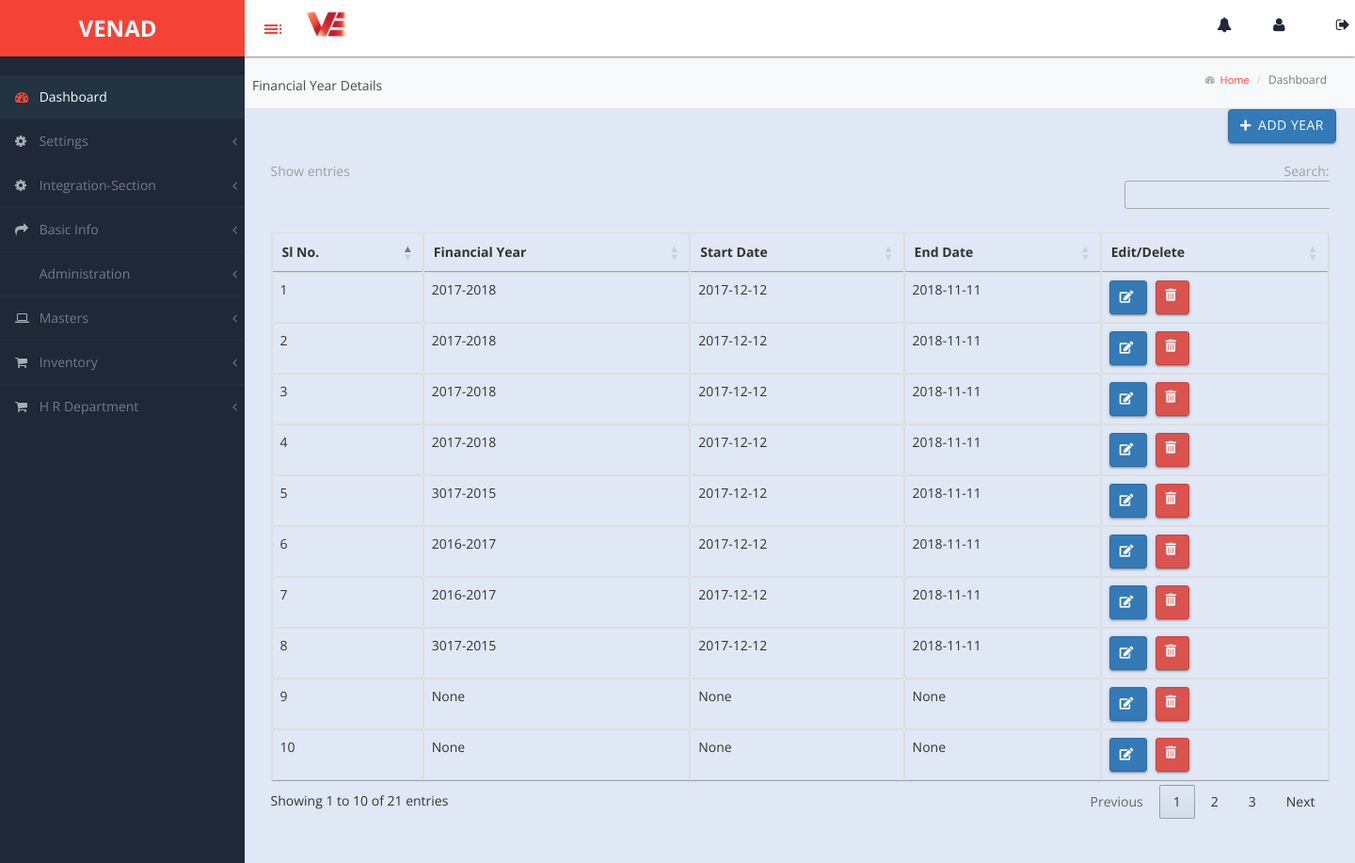
/financialyear/, run on the app's committed database.
### venadapp/models.py (models this page shows)
class FinancialYear(models.Model):
    financial_year = models.CharField(max_length=9, null=True)  # Format: YYYY-YYYY
    start_date = models.CharField(max_length=10, null=True)
    end_date = models.CharField(max_length=10, null=True)

### venadapp/views.py (the view)
# urls.py: path("financialyear/",views.financialyear),
def financialyear(request):
    financial_years = FinancialYear.objects.all()  # Fetch all financial years
    context = {
        'financial_years': financial_years
    }
    return render(request, 'financialyear.html', context)

### templates/financialyear.html (shortened to what this page needs)
<!DOCTYPE html>
{% load static %}
<head>
    <link rel="stylesheet" href="https://cdn.datatables.net/1.11.5/css/jquery.dataTables.min.css">
    <link rel="stylesheet" href="https://cdnjs.cloudflare.com/ajax/libs/font-awesome/5.15.4/css/all.min.css">
</head>
<body>
{% include 'base.html' %}
<div id="page-wrapper">
    <div class="header">
        <div class="navbar2">
            <p class="financial-year">Financial Year Details</p>
            <ol class="breadcrumb">
                <li><i style="font-size: 10px; padding-top: 5px;" class="fa fa-tachometer"></i><a href="#"> &nbsp;&nbsp;Home</a></li>
                <li class="active">Dashboard</li>
            </ol>
        </div>
    </div>
    <div class="container mt-5 position-relative">
        <div class="add-button-container">
            <a href="/financialyearadd/" class="btn btn-primary btn-icon">
                <i class="fas fa-plus"></i> Add Year
            </a>
        </div>
        <div class="row">
            <div class="col-md-12">
                <div class="table-responsive">
                    <table class="table table-bordered" id="financialYearTable">
                        <thead>
                            <tr>
                                <th>Sl No.</th>
                                <th>Financial Year</th>
                                <th>Start Date</th>
                                <th>End Date</th>
                                <th>Edit/Delete</th>
                            </tr>
                        </thead>
                        <tbody>
                            {% for year in financial_years %}
                            <tr>
                                <td>{{ forloop.counter }}</td>
                                <td>{{ year.financial_year }} {% if year.is_active %}<span class="text-success">(Active Year)</span>{% endif %}</td>
                                <td>{{ year.start_date }}</td>
                                <td>{{ year.end_date }}</td>
                                <td>
                                    <form method="post">{% csrf_token %}
                                        <button formaction="/financialyearedit/" class="btn btn-sm btn-primary btn-icon custom-edit-button">
                                            <i class="fas fa-edit"></i>
                                        </button>
                                        <a href="/delrow/{{ year.id }}" class="btn btn-sm btn-danger btn-icon custom-delete-button" onclick="return confirm('Do you want to delete this entry?');">
                                            <i class="fas fa-trash-alt"></i>
                                        </a>
                                    </form>
                                </td>
                            </tr>
                            {% endfor %}
                        </tbody>
                    </table>
                </div>
            </div>
        </div>
    </div>
</div>
</body>
</html>

### templates/base.html (shortened to what this page needs)
<!DOCTYPE html>
{% load static %}
<html xmlns="http://www.w3.org/1999/xhtml">
<head>
    <link rel="stylesheet" href="{% static 'materialize/css/materialize.min.css' %}" media="screen,projection" />
    <link href="{% static 'css/bootstrap.css' %}" rel="stylesheet" />
    <link href="{% static 'css/font-awesome.css' %}" rel="stylesheet" />
    <link href="{% static 'js/morris/morris-0.4.3.min.css' %}" rel="stylesheet" />
    <link href="{% static 'css/custom-styles.css' %}" rel="stylesheet" />
    <link rel="stylesheet" href="{% static 'js/Lightweight-Chart/cssCharts.css' %}">
</head>
<body>
    <div id="wrapper">
        <nav class="navbar navbar-default top-navbar" role="navigation">
            <div class="navbar-header">
                <a class="navbar-brand waves-effect waves-dark" href="index.html"><strong style="text-align: center;">&nbsp;&nbsp;&nbsp;&nbsp;&nbsp;&nbsp;&nbsp;&nbsp;&nbsp;&nbsp;&nbsp;VENAD</strong></a>
		<div id="sideNav" href=""><i class="material-icons dp48">toc</i></div>
            </div>
            <img src="{% static 'img/logo.jpg' %}" alt="Logo" width = "80" height = "50" >
            <ul class="nav navbar-top-links navbar-right">
				<li><a class="dropdown-button waves-effect waves-dark" href="#!" data-activates="dropdown2"><i class="fa fa-bell fa-fw"></i> </a></li>
                <li><a class="dropdown-button waves-effect waves-dark" href="#!" data-activates="dropdown1"><i class="fa fa-user fa-fw"></i> <b>{{user.username}}</b></a></li>
                <li><a id="sign-out-link" class="waves-effect waves-dark" href="/"><i class="fa fa-sign-out fa-fw"></i></a></li>
            </ul>
        </nav>
        <nav class="navbar-default navbar-side" role="navigation">
            <div class="sidebar-collapse">
                <ul class="nav" id="main-menu">
                    <li>
                        <a class="active-menu waves-effect waves-dark" href="/dashboard/"><i class="fa fa-dashboard"></i> Dashboard</a>
                    </li>
                    <li>
                        <a href="#" class="waves-effect waves-dark"><i class="fa fa-gear"></i> Settings <span class="fa arrow"></span></a>
                    </li>
                    <li>
                        <a href="#" class="waves-effect waves-dark"><i class="fa fa-gear"></i> Integration-Section<span class="fa arrow"></span></a>
                    </li>
                    <li>
                        <a href="#" class="waves-effect waves-dark"><i class="fa fa-share"></i> Basic Info<span class="fa arrow"></span></a>
                    </li>
                    <li>
                        <a href="#" class="waves-effect waves-dark"><i class="fa fa-university"></i> Administration<span class="fa arrow"></span></a>
                    </li>
                    <li>
                        <a href="#" class="waves-effect waves-dark"><i class="fa fa-laptop"></i> Masters<span class="fa arrow"></span></a>
                    </li>
                    <li>
                        <a href="#" class="waves-effect waves-dark"><i class="fa fa-shopping-cart"></i> Inventory<span class="fa arrow"></span></a>
                    </li>
                     <li>
                        <a href="#" class="waves-effect waves-dark"><i class="fa fa-shopping-cart"></i> H R Department<span class="fa arrow"></span></a>
                    </li>
                </ul>
            </div>
        </nav>
</body>
</html>

### static/css/custom-styles.css (style rules this page uses)
body { font-family: 'Open Sans', sans-serif; background: #1F2837; }
#wrapper { width: 100%; }
#page-wrapper { padding: 15px 15px; min-height: 600px; background: #ececec; }
p { font-size: 14px; line-height:25px; }
.navbar-side { z-index: 0; }
.navbar-side .nav > li > a > i { color: rgba(255, 255, 255, 0.62);padding: 8px;width: 20px;text-align: center;font-size: 14px; }
.top-navbar { position: fixed;width: 100%;z-index: 300;-webkit-box-shadow: 0 3px 3px rgba(0, 0, 0, 0.05);-moz-box-shadow: 0 3px 3px rgba(0, 0, 0, 0.05);box-shadow: 0 3px 3px rgba(0, 0, 0, 0.05);box-shadow: 0 1px 3px 0 rgba(0,0,0,.2),0 1px 1px 0 rgba(0,0,0,.14),0 2px 1px -1px rgba(0,0,0,.12); }
.navbar-side { z-index: 2; position: fixed; width: 260px; top: 80px; box-shadow: none; }
#page-wrapper { position: relative; top: 55px; -moz-box-shadow: 0 0 10px #757575; }
.breadcrumb { padding: 10px 10px 10px 20px;margin-bottom: 0;list-style: none;border-radius: 0;background: transparent;line-height: 20px;font-size: 11px;margin-left: 14px; }
.top-navbar { margin:0px; }
.top-navbar .navbar-brand { color: #fff;width: 260px;text-align: left;height: 60px;font-size: 24px;font-weight: 700;line-height: 30px;background: #f44336; }
.top-navbar .nav > li { position: relative; display: inline-block; margin: 0px; padding: 0px; }
.top-navbar .nav > li > a { position: relative;display: block;padding: 17px;color: #484848;margin: 0px; }
.active-menu, .active-menu i { background-color: #233342 !important; color: #fff !important; }
.active-menu i { color: #f44336 !important; }
.arrow { float: right; margin-top: 8px; }
.fa.arrow:before { content: "\f104"; }
.sidebar-collapse , .sidebar-collapse .nav { background:none; }
.sidebar-collapse .nav { padding:0; }
.sidebar-collapse .nav > li > a { color: rgba(255, 255, 255, 0.39); background:transparent; text-shadow:none; }
.sidebar-collapse > .nav > li > a { padding: 8px; font-size: 14px; }
.sidebar-collapse > .nav > li { border-bottom: 1px solid rgba(107, 108, 109, 0.08); }
.navbar-side { border:none; background: #1F2837; }
.top-navbar { background: #ffffff; border-bottom:none; }
.top-navbar .nav > li > a > i { margin-right: 0; }
.navbar-default { border: 0px solid #1f2837; }
.navbar-header { background: transparent; }
.nav > li > a > i { margin-right:10px; color: #1f2837; font-size: 16px; }
#sideNav { float: left; left: 0; z-index: 3; color: #f44336; cursor:pointer; border-radius: 0; width: 14px; font-size: 44px; line-height: 33px; margin: 7px 0 0 13px; background: #ffffff; width: 34px; height: 34px; text-align: center; line-height: 34px; padding-top: 5px; margin-top: 14px; border-radius: 50%; }
#page-wrapper { background: #e0e8f5; }
@media (min-width:768px) { #page-wrapper { margin: 0 0 0 260px; padding: 0; min-height: 1200px; } }
@media (min-width:768px) { .navbar-side { width: 260px; z-index: 1; } }
@media (min-width:768px) { .navbar { border-radius: 0px; } }
.header .breadcrumb:before { font-size: 11px; margin-right: 0px; color: #717171; display: none; }
.header .breadcrumb li a { font-size: 11px; font-size: 11px; text-decoration: none; color: #717171; text-decoration: none; color: #f44336; }

### templates/financialyear.html (style rules this page uses)
.btn-icon { display: flex; align-items: center; font-size: 0.8em; padding: 0.2rem 0.4rem; }
.btn-icon i { margin-right: 3px; }
.navbar2 { display: flex; justify-content: space-between; align-items: center; background-color: #f8f9fa; padding: 10px 20px; border-bottom: 1px solid #dee2e6; }
.financial-year, .current-date { margin: 0; }
.breadcrumb { margin: 0; padding: 0; background: none; }
.breadcrumb li { display: inline; font-size: 12px; }
.breadcrumb li a { text-decoration: none; }
.add-button-container { display: flex; justify-content: flex-end; margin-bottom: 20px; }
.custom-edit-button { font-size: 0.8em; padding: 0.2rem 0.4rem; }
.custom-delete-button { font-size: 0.8em; padding: 0.2rem 0.4rem; margin-left: 5px; }
.custom-delete-button i { margin-right: 3px; }

### templates/base.html (style rules this page uses)
.navbar2 { display: flex; align-items: center; padding-left: 8px; }
.financial-year { padding-top: 10px; color: rgb(73, 73, 73); margin-right: 20px; }

### data on the page
FinancialYear: financial_year "2017-2018", start_date "2017-12-12", end_date "2018-11-11"
FinancialYear: financial_year "2017-2018", start_date "2017-12-12", end_date "2018-11-11"
FinancialYear: financial_year "2017-2018", start_date "2017-12-12", end_date "2018-11-11"
FinancialYear: financial_year "2017-2018", start_date "2017-12-12", end_date "2018-11-11"
FinancialYear: financial_year "3017-2015", start_date "2017-12-12", end_date "2018-11-11"
FinancialYear: financial_year "2016-2017", start_date "2017-12-12", end_date "2018-11-11"
FinancialYear: financial_year "2016-2017", start_date "2017-12-12", end_date "2018-11-11"
FinancialYear: financial_year "3017-2015", start_date "2017-12-12", end_date "2018-11-11"
FinancialYear: financial_year "None", start_date "None", end_date "None"
FinancialYear: financial_year "None", start_date "None", end_date "None"
